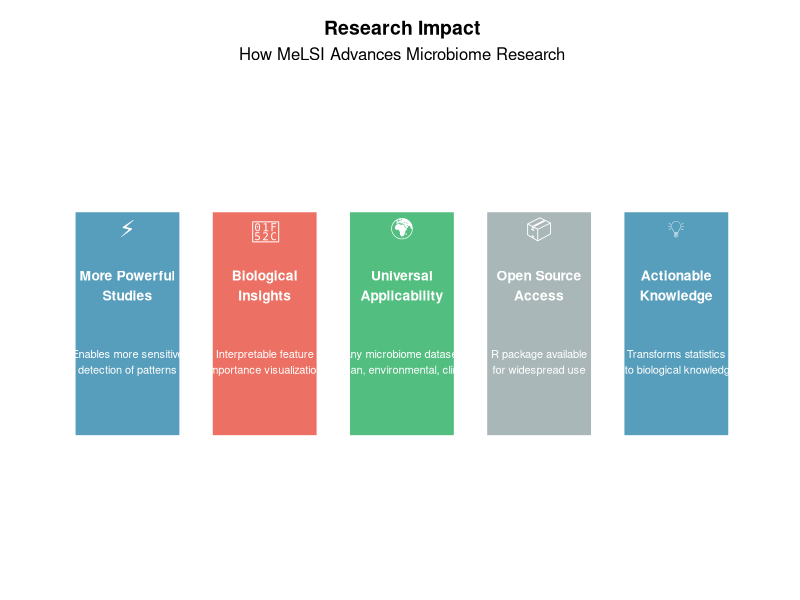

Reproduce this figure in R.
# Research Impact Graphic for MeLSI
library(ggplot2)
library(gridExtra)

# Set theme to match your style
theme_impact <- theme_minimal() +
  theme(
    text = element_text(size = 11),
    plot.title = element_text(size = 14, face = "bold", hjust = 0.5),
    plot.subtitle = element_text(size = 12, hjust = 0.5),
    axis.text = element_blank(),
    axis.ticks = element_blank(),
    axis.title = element_blank(),
    panel.grid = element_blank(),
    panel.background = element_blank(),
    plot.background = element_blank(),
    plot.margin = margin(15, 15, 15, 15)
  )

# Colors matching your palette
melsi_blue <- "#2E86AB"
melsi_red <- "#E74C3C"
melsi_gray <- "#95A5A6"
melsi_green <- "#27AE60"
text_gray <- "#2C3E50"

# Create research impact graphic
create_research_impact_graphic <- function() {
  
  # Define impact areas with icons and descriptions
  impact_data <- data.frame(
    area = c("More Powerful\nStudies", "Biological\nInsights", "Universal\nApplicability", "Open Source\nAccess", "Actionable\nKnowledge"),
    description = c("Enables more sensitive\ndetection of patterns", "Interpretable feature\nimportance visualization", "Any microbiome dataset\n(human, environmental, clinical)", "R package available\nfor widespread use", "Transforms statistics\ninto biological knowledge"),
    x = c(1, 2, 3, 4, 5),
    y = rep(1, 5),
    color = c(melsi_blue, melsi_red, melsi_green, melsi_gray, melsi_blue)
  )
  
  # Create the main plot
  p <- ggplot(impact_data, aes(x = x, y = y)) +
    # Draw impact boxes
    geom_rect(aes(xmin = x - 0.4, xmax = x + 0.4, 
                  ymin = y - 0.3, ymax = y + 0.3,
                  fill = color),
              alpha = 0.8, color = "white", linewidth = 2) +
    # Add area titles
    geom_text(aes(x = x, y = y + 0.1, label = area), 
              color = "white", size = 3.5, fontface = "bold") +
    # Add descriptions
    geom_text(aes(x = x, y = y - 0.1, label = description), 
              color = "white", size = 2.8) +
    # Add impact icons/symbols
    geom_text(aes(x = x, y = y + 0.25, label = c("⚡", "🔬", "🌍", "📦", "💡")), 
              color = "white", size = 6) +
    # Set colors
    scale_fill_identity() +
    # Set limits
    xlim(0.5, 5.5) +
    ylim(0.4, 1.6) +
    labs(
      title = "Research Impact",
      subtitle = "How MeLSI Advances Microbiome Research"
    ) +
    theme_impact
  
  return(p)
}

# Create and save the research impact graphic
cat("Creating research impact graphic...\n")
impact_graphic <- create_research_impact_graphic()

# Save the figure
ggsave("figure6_research_impact.png", impact_graphic, 
       width = 12, height = 6, dpi = 300, bg = "white")

cat("Research impact graphic saved as: figure6_research_impact.png\n")










